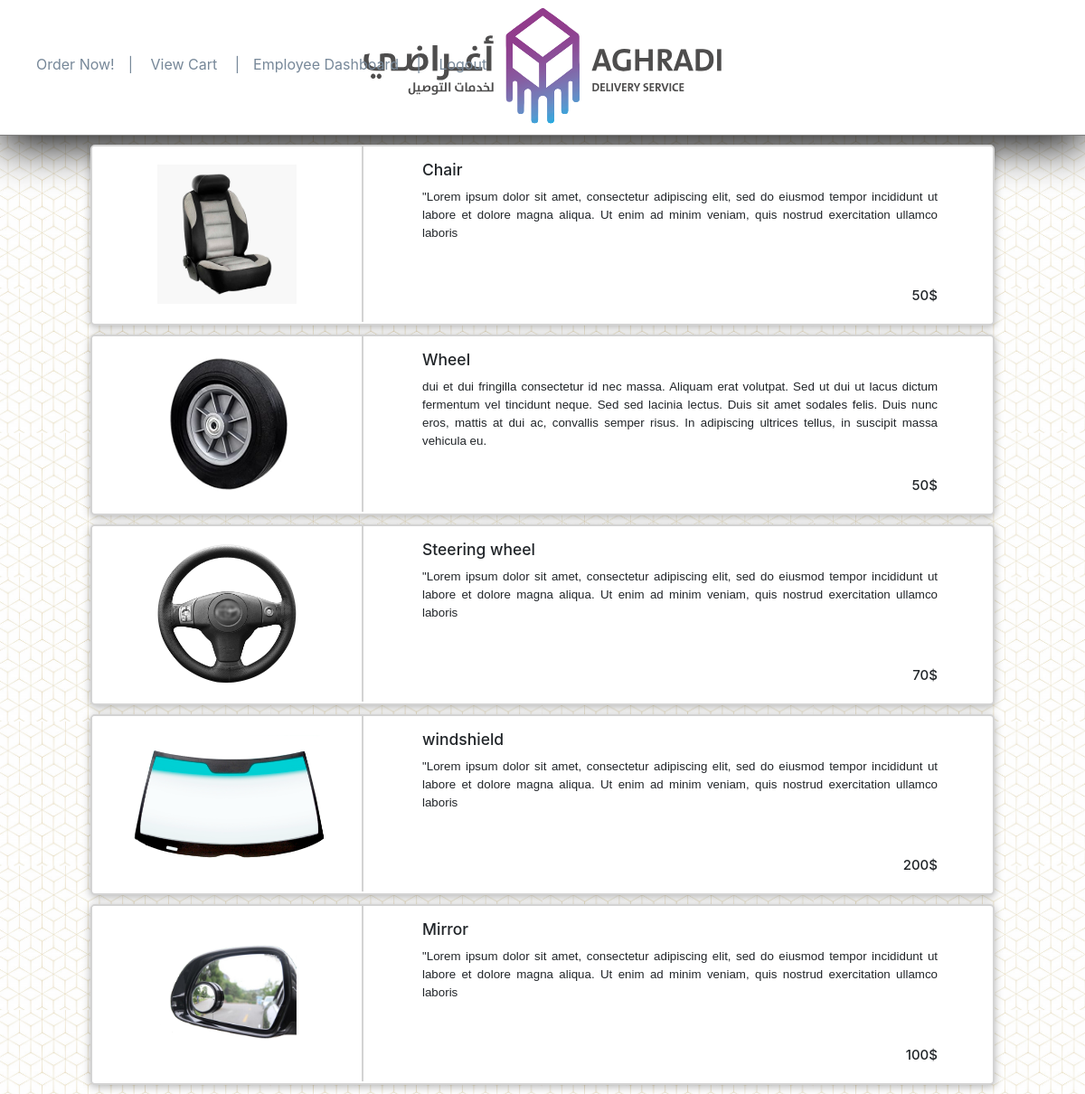
/OrderNow.php, run on the app's committed database.
### tables this page shows
CREATE TABLE `parts` (
  `PID` int(5) NOT NULL,
  `PartName` varchar(20) NOT NULL,
  `Price` int(11) NOT NULL,
  `Quantity` int(11) NOT NULL,
  `PartDescription` text NOT NULL DEFAULT 'No Description',
  `ImageSrc` text DEFAULT NULL
);

### AGHRADI.php (the view, shortened to what this page needs)
<?php
function isEmployee(){
    $conn= new mysqli("localhost","root","", "AGHRADI");
    $sql = "SELECT * FROM isEmployee WHERE CID=".$GLOBALS['thisCustomer'];
    $result = mysqli_query($conn, $sql);
    if($row = mysqli_fetch_assoc($result)){
        return true;
    }
    else{
        $GLOBALS['thisEmployee']=NULL;
        return false;
    }
}
function GetOptions(){
    $conn= new mysqli("localhost","root","", "AGHRADI");
    $sql = "SELECT * FROM Parts";
    $result = mysqli_query($conn, $sql);
    while($row = mysqli_fetch_assoc($result)) {
        echo' <div class="Parts">
         <div class=section1>';
        echo'<img src="'.$row["ImageSrc"].'" alt="'.$row["PartName"].'">';
        echo'</div><div class=section2>';
        echo'<h3>'.$row["PartName"].'</h3>';
        echo'<p>'.$row["PartDescription"].'</p>';
        echo'<h4>'.$row["Price"].'$</h4>';
   echo' </div>
    <div class=section3>
     <form action="AGHRADI.php" method="post">
            <input type="number" value="1" name=Quantity min="1">
            <input type="hidden" value="'.$row["PID"].'" name=ProductNumber>
            <button class="btn btn-info btn-lg" type="submit" name=AddToCart>
                <span class="glyphicon glyphicon-shopping-cart"><br><span>Add to cart</span></span>
            </button>
        </form>
    </div>
    </div>';
    }
}
?>

### OrderNow.php (shortened to what this page needs)
<?php include 'AGHRADI.php';
 ?>
<!DOCTYPE html>
<html>
    <head>
        <link rel="stylesheet" href="https://maxcdn.bootstrapcdn.com/bootstrap/3.4.0/css/bootstrap.min.css">
        <link rel="stylesheet" href="https://stackpath.bootstrapcdn.com/bootstrap/4.4.1/css/bootstrap.min.css">
        <link rel="stylesheet" href="Style.css">
    </head>
    <body>
    <div id="header">
            <img src="AGHRADI LOGO.svg" style="height: 100%; width: 100%; margin:auto;" alt="">
                    <ul>
                <li><a href="OrderNow.php">Order Now!</a></li><li>|</li>
                <li><a href="MyCart.php">View Cart</a></li>
                <?php
                    if(isEmployee()) echo'<li>|</li><li><a href="dashboard.php">Employee Dashboard</a></li>';
                    else echo'<li>|</li><li><a href="joinTeam.php">Deliver With Aghradi</a></li>';
                ?>
                 <li>|</li>
                <li id=Logout><a href="HomePage.php">Logout</a></li>
            </ul>
        </div>
      <?php
      GetOptions();
      ?>
    </body>
</html>

### Style.css (style rules this page uses)
#header { border-bottom: 1px gray solid; height: 150px; box-shadow: black 0px 10px 50px; background-color: white; }
h3 { margin: 20px; text-align: center; padding: 0 10%; }
form { margin:auto; width: 80%; }
button { width: 100%; height:inherit; border: 0px solid white; -webkit-touch-callout: none; -webkit-user-select: none; -khtml-user-select: none; -moz-user-select: none; -ms-user-select: none; user-select: none; }
li,a { display: inline; margin: 0px 5px; color: lightslategray; }
ul { position: relative; top:-90px; left: -10px; font-size: 12pt; }
.Parts { width: 1000px; height: 200px; border: 2px solid lightgray; margin: 10px auto; position: relative; background-color: white; box-shadow:rgba(0, 0, 0,30%) 0px 2px 10px; border-radius: 5px; overflow: hidden; }
.section1 { display: inline-block; width: 300px; height: 194px; background-color: white; border-right: 2px solid lightgray; padding: 2%; }
.section1>img { height: 100%; display: block; margin: 0 auto; }
.section2 { position: absolute; top:0; margin: 15px; display: inline-block; text-align: justify; width: 670px; height: 170px; z-index: 5; background-color: white; }
.section2>p { width: 100%; height: 110px; padding: 10px 50px; overflow: hidden; font-family: Arial, Helvetica, sans-serif; font-size: 10pt; }
.section2>h3 { text-align: left; padding: 0px 0px; margin: 0px 50px; }
.section2>h4 { padding: 0px 0px; margin: 0px 50px; text-align: right; }
.section3 { position: absolute; padding: 0px 15px 15px 15px; right: 0; display: inline-block; width: 100px; border-left: 5px solid lightgray; background-color: whitesmoke; margin: 15px 15px 15px 15px; border-radius: 5px; }
.section3>form>button { margin: 10px 0px 0px 0px; height:50px; text-align: center; }
span>span { font-family: Arial, Helvetica, sans-serif; font-size: 5pt; }
body { background-image: url('Images/00f4ebc2fd8616cfa79decbab1ceb811.jpg'); background-size: 300px; background }

### data on the page
parts: PartName (picture), PartName "Chair", PartDescription "\"Lorem ipsum dolor sit amet, consectetur adipiscing elit, sed do eiusmod tempor incididunt ut labore et dolore magna aliqua. Ut enim ad minim veniam, quis nostrud exercitation ullamco laboris", Price "50"
parts: PartName (picture), PartName "Wheel", PartDescription "dui et dui fringilla consectetur id nec massa. Aliquam erat volutpat. Sed ut dui ut lacus dictum fermentum vel tincidunt neque. Sed sed lacinia lectus. Duis sit amet sodales felis. Duis nunc eros, mattis at dui ac, convallis semper risus. In adipiscing ultrices tellus, in suscipit massa vehicula eu.", Price "50"
parts: shows a picture, PartName "Steering wheel", PartDescription "\"Lorem ipsum dolor sit amet, consectetur adipiscing elit, sed do eiusmod tempor incididunt ut labore et dolore magna aliqua. Ut enim ad minim veniam, quis nostrud exercitation ullamco laboris", Price "70"
parts: shows a picture, PartName "windshield", PartDescription "\"Lorem ipsum dolor sit amet, consectetur adipiscing elit, sed do eiusmod tempor incididunt ut labore et dolore magna aliqua. Ut enim ad minim veniam, quis nostrud exercitation ullamco laboris", Price "200"
parts: PartName (picture), PartName "Mirror", PartDescription "\"Lorem ipsum dolor sit amet, consectetur adipiscing elit, sed do eiusmod tempor incididunt ut labore et dolore magna aliqua. Ut enim ad minim veniam, quis nostrud exercitation ullamco laboris", Price "100"
